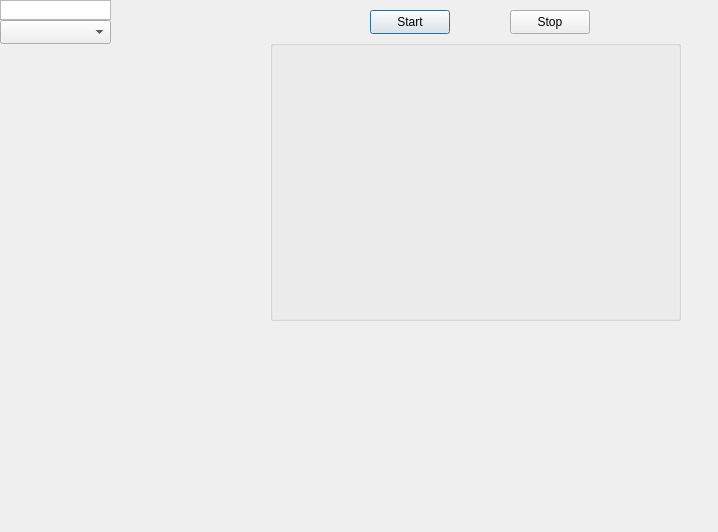
<?xml version="1.0" encoding="UTF-8"?>
<ui version="4.0">
 <class>select</class>
 <widget class="QDialog" name="select">
  <property name="geometry">
   <rect>
    <x>0</x>
    <y>0</y>
    <width>718</width>
    <height>532</height>
   </rect>
  </property>
  <property name="windowTitle">
   <string>Dialog</string>
  </property>
  <widget class="QComboBox" name="comboBox">
   <property name="geometry">
    <rect>
     <x>0</x>
     <y>20</y>
     <width>111</width>
     <height>24</height>
    </rect>
   </property>
   <property name="maxVisibleItems">
    <number>500</number>
   </property>
  </widget>
  <widget class="QTextEdit" name="textEdit">
   <property name="geometry">
    <rect>
     <x>0</x>
     <y>0</y>
     <width>111</width>
     <height>20</height>
    </rect>
   </property>
   <property name="verticalScrollBarPolicy">
    <enum>Qt::ScrollBarAlwaysOff</enum>
   </property>
   <property name="horizontalScrollBarPolicy">
    <enum>Qt::ScrollBarAlwaysOff</enum>
   </property>
  </widget>
  <widget class="QPushButton" name="pushButton">
   <property name="geometry">
    <rect>
     <x>370</x>
     <y>10</y>
     <width>80</width>
     <height>24</height>
    </rect>
   </property>
   <property name="text">
    <string>Start</string>
   </property>
  </widget>
  <widget class="QPushButton" name="pushButton_2">
   <property name="geometry">
    <rect>
     <x>510</x>
     <y>10</y>
     <width>80</width>
     <height>24</height>
    </rect>
   </property>
   <property name="text">
    <string>Stop</string>
   </property>
  </widget>
  <widget class="QGroupBox" name="groupBox">
   <property name="geometry">
    <rect>
     <x>270</x>
     <y>40</y>
     <width>411</width>
     <height>281</height>
    </rect>
   </property>
   <property name="title">
    <string/>
   </property>
   <widget class="QWidget" name="widget" native="true">
    <property name="geometry">
     <rect>
      <x>59</x>
      <y>39</y>
      <width>321</width>
      <height>191</height>
     </rect>
    </property>
   </widget>
  </widget>
 </widget>
 <resources/>
 <connections/>
</ui>
